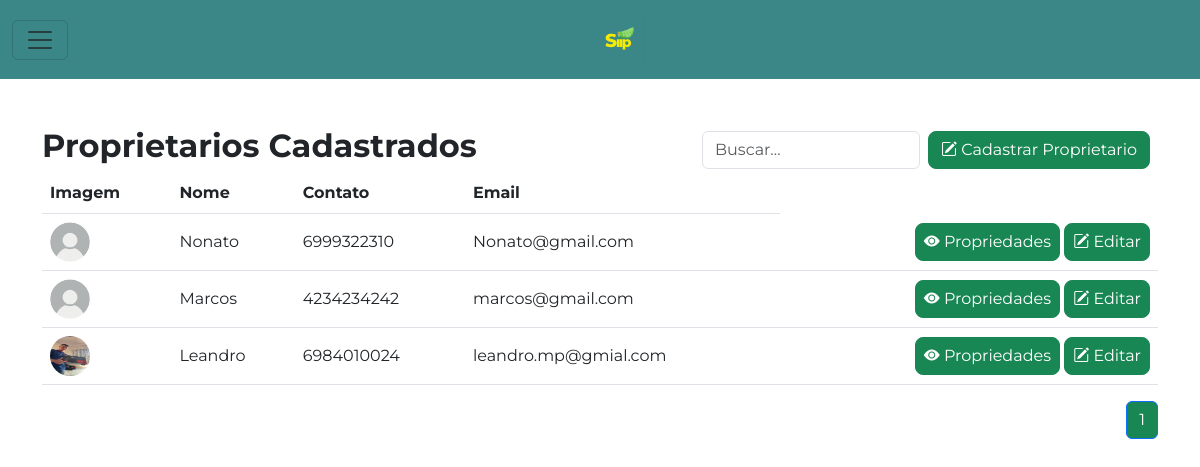
Page /proprietarios/ on the earlier database version.
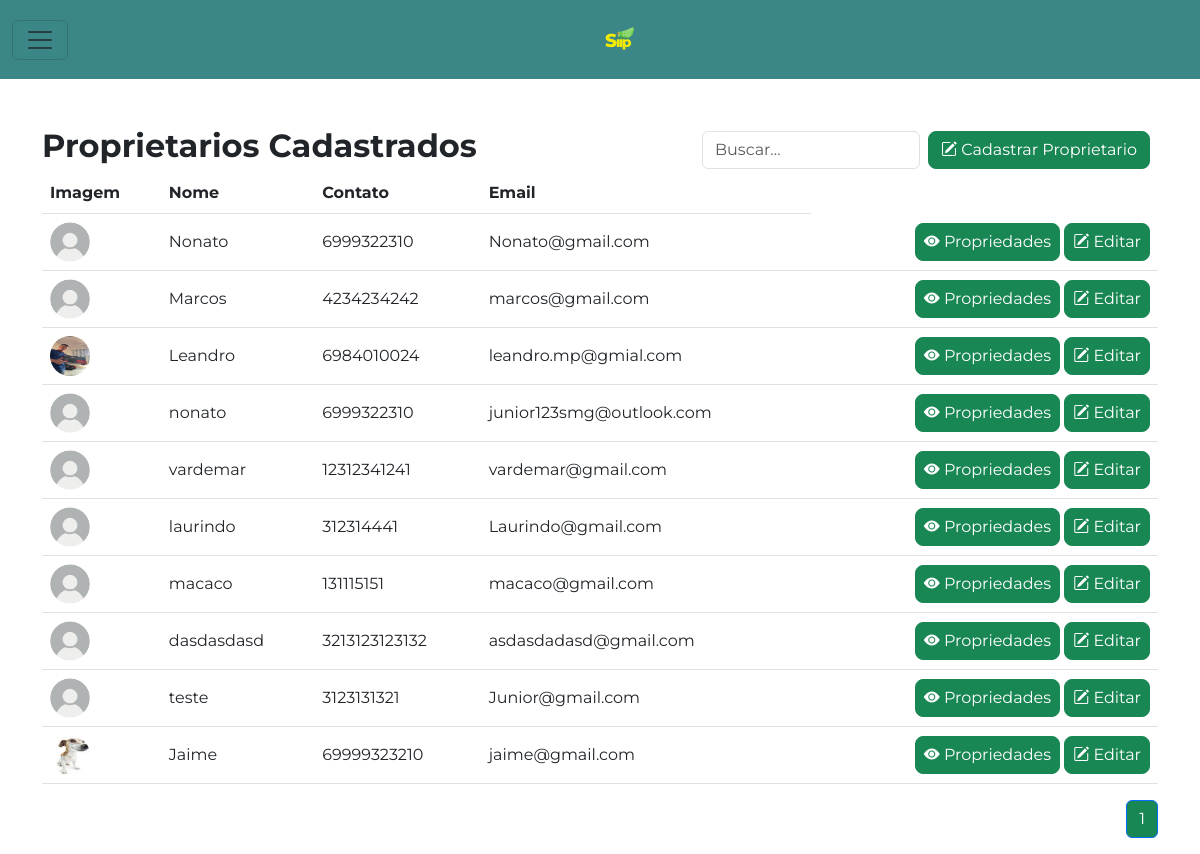
Same page on the later database version.
### inicio/models.py (models this page shows, shortened)
class Proprietario(models.Model):
    nome = models.CharField(max_length=100)
    imagem = models.ImageField(upload_to='proprietarios/', null=True, blank=True)
    numero_telefone = models.CharField(max_length=15)
    email = models.EmailField(unique=True)

### inicio/views.py (the view)
# urls.py: path('proprietarios/',proprietarios, name = 'proprietarios'),
def proprietarios(request):
    form = ProprietarioForm()
    proprietarios_list = Proprietario.objects.all()
    paginator = Paginator(proprietarios_list, 15)
    page = request.GET.get('page')
    try:
        proprietarios = paginator.page(page)
    except PageNotAnInteger:
        proprietarios = paginator.page(1)
    except EmptyPage:
        proprietarios = paginator.page(paginator.num_pages)
    if request.method == 'POST':
        form = ProprietarioForm(request.POST, request.FILES)
        if form.is_valid():
            form.save()
            return redirect(request.path)
    return render(request, 'inicio/proprietarios.html',{'form': form, 'proprietarios': proprietarios})

### inicio/forms.py
class ProprietarioForm(forms.ModelForm):
    class Meta:
        model = Proprietario
        fields = ['nome', 'imagem', 'numero_telefone', 'email']

### templates/inicio/proprietarios.html (shortened to what this page needs)
{% extends 'inicio/base.html' %}
{% load static %}
{% block content %}
<div class="container mt-5">
    <div class="d-flex justify-content-between align-items-center">
        <h2 class="fw-bold">Proprietarios Cadastrados</h2>
        <div class="d-flex align-items-center">
            <input type="text" class="form-control me-2" placeholder="Buscar...">
            <button type="button" class="btn btn-success me-2 rounded-3 align-self-center flex-shrink-0"
                data-bs-toggle="modal" data-bs-target="#cadastraproprietario">
                <i class="bi bi-pencil-square"></i> Cadastrar Proprietario
            </button>
        </div>
    </div>
    <table class="table">
        <thead>
            <tr>
                <th scope="col">Imagem</th>
                <th scope="col">Nome</th>
                <th scope="col">Contato</th>
                <th scope="col">Email</th>
            </tr>
        </thead>
        <tbody>
            {% for proprietario in proprietarios %}
            <tr>
                <td class="align-middle">
                    {% if proprietario.imagem %}
                    <img src="{{ proprietario.imagem.url }}" class="rounded-circle" alt="" width="40" height="40">
                    {% else %}
                    <img src="{% static 'assets/images/usuariopadrao.png' %}" class="rounded-circle" alt="Sem Imagem"
                        width="40" height="40">
                    {% endif %}
                </td>
                <td class="align-middle">{{ proprietario.nome }}</td>
                <td class="align-middle">{{ proprietario.numero_telefone }}</td>
                <td class="align-middle">{{ proprietario.email }}</td>
                <td class=" text-end align-middle">
                    <button href="{% url 'propriedades_proprietario' proprietario.id %}"
                        class="btn btn-success ps-2 pe-2 rounded-3">
                        <i class="bi bi-eye-fill"></i> Propriedades
                    </button>
                    <button class="btn btn-success ps-2 pe-2 rounded-3" data-bs-target="#editarproprietario"
                        data-bs-toggle="modal">
                        <i class="bi bi-pencil-square"></i> Editar
                    </button>
                </td>
            </tr>
            {% endfor %}
        </tbody>
    </table>
</div>
<div class="container mt-2">
    <nav aria-label="Page navigation example">
        <ul class="pagination justify-content-end">
            {% for i in proprietarios.paginator.page_range %}
            <li class="page-item{% if i == proprietarios.number %} active{% endif %}">
                <a class="page-link{% if i == proprietarios.number %} bg-success text-white{% else %}  text-dark{% endif %}"
                    href="?page={{ i }}">{{ i }}</a>
            </li>
            {% endfor %}
        </ul>
    </nav>
</div>
{% endblock %}

### templates/inicio/base.html (shortened to what this page needs)
{% load static %}
<!DOCTYPE html>
<html lang="pt-br">
<head>
    <link href="https://cdn.jsdelivr.net/npm/bootstrap@5.3.0/dist/css/bootstrap.min.css" rel="stylesheet">
    <link rel="stylesheet" href="https://cdn.jsdelivr.net/npm/bootstrap-icons@1.11.1/font/bootstrap-icons.css">
</head>
<body>
    {% include 'partials/_menu.html' %}
    {% block content %}{% endblock %}
</body>
</html>

### templates/partials/_menu.html (shortened to what this page needs)
{% load static %}
<nav class="navbar">
    <div class="container-fluid">
        <button class="navbar-toggler" type="button" data-bs-toggle="offcanvas" data-bs-target="#offcanvasNavbar"
            aria-controls="offcanvasNavbar" aria-label="Toggle navigation">
            <span class="navbar-toggler-icon"></span>
        </button>
        <a class="navbar-brand" href="#">
            <img src='{% static "/assets/icon/icon.svg" %}' alt="logo siip" width="200" height="50"
                style="max-height: 100px;" class="d-inline-block align-text-top">
        </a>
    </div>
</nav>

### templates/inicio/base.html (style rules this page uses)
.navbar { background-color: #3B8686; }

### templates/inicio/proprietarios.html (style rules this page uses)
body { font-family: 'Montserrat', sans-serif; }

Differences in the rows shown:
added Proprietario: nome "nonato", numero_telefone "6999322310", email "junior123smg@outlook.com"
added Proprietario: nome "vardemar", numero_telefone "12312341241", email "vardemar@gmail.com"
added Proprietario: nome "laurindo", numero_telefone "312314441", email "Laurindo@gmail.com"
added Proprietario: nome "macaco", numero_telefone "131115151", email "macaco@gmail.com"
added Proprietario: nome "dasdasdasd", numero_telefone "3213123123132", email "asdasdadasd@gmail.com"
added Proprietario: nome "teste", numero_telefone "3123131321", email "Junior@gmail.com"
added Proprietario: imagem (picture), nome "Jaime", numero_telefone "69999323210", email "jaime@gmail.com"
